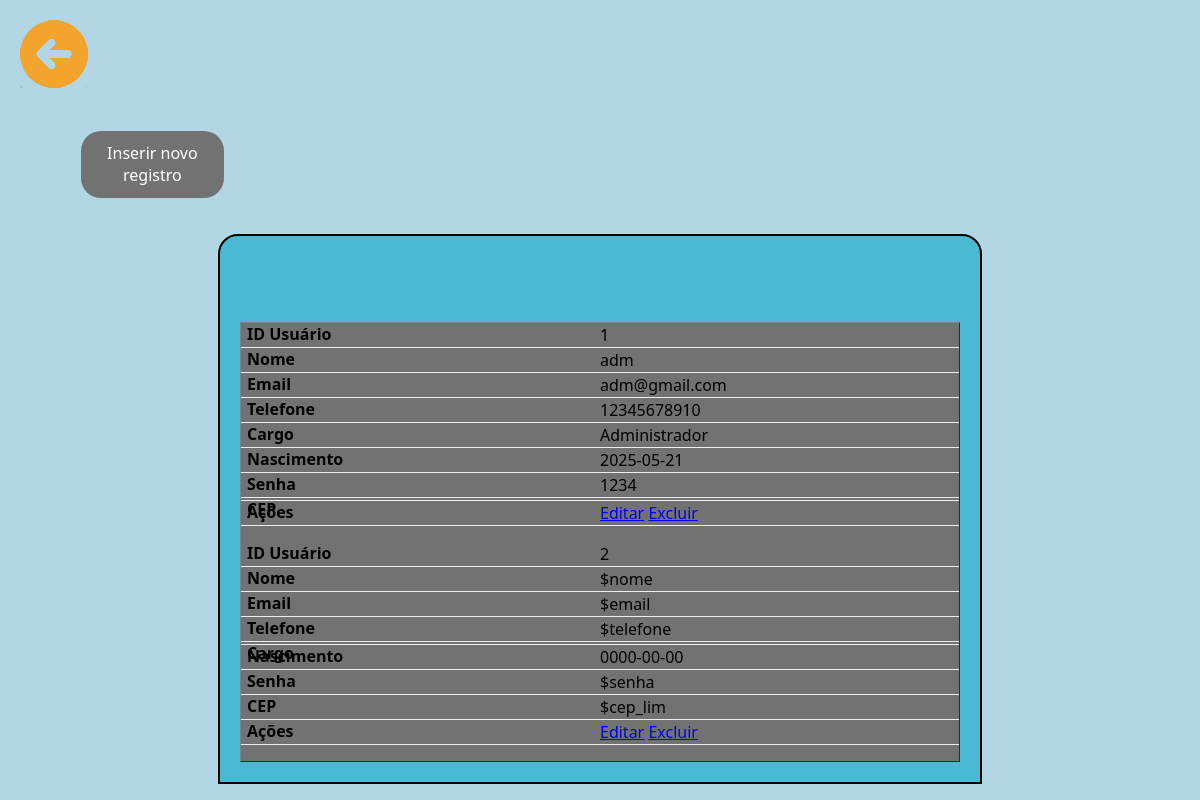
Page /public/crud_usuarios/read_usuarios.php on the earlier database version.
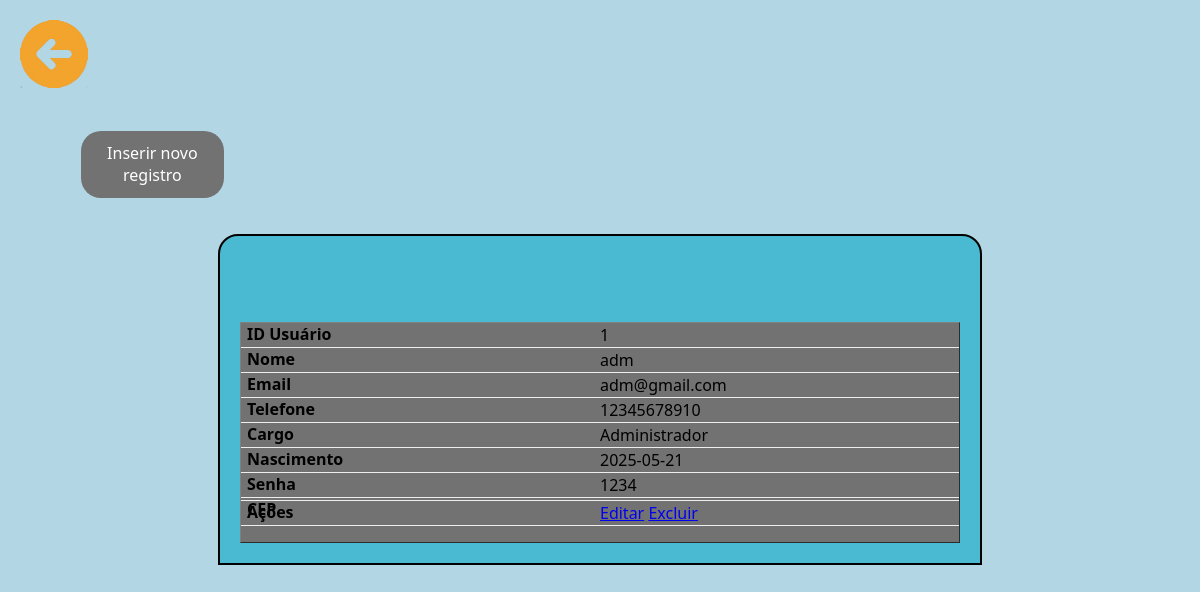
Same page on the later database version.
### tables this page shows
CREATE TABLE usuario(
    id_usuario INT PRIMARY KEY AUTO_INCREMENT,
    nome_usuario VARCHAR(255) NOT NULL,
    email_usuario VARCHAR(255) NOT NULL UNIQUE,
    senha_usuario VARCHAR(255) NOT NULL,
    telefone_usuario VARCHAR(20) NOT NULL,
    cargo_usuario ENUM('Administrador','Maquinista','Usuario') NOT NULL,
    nascimento_usuario DATE NOT NULL,
    foto_perfil VARCHAR(255) DEFAULT 'default.jpg',
    cep_usuario VARCHAR(8),
    rua_usuario VARCHAR(100),
    bairro_usuario VARCHAR(100),
    cidade_usuario VARCHAR(100),
    estado_usuario VARCHAR(2)
);

### public/crud_usuarios/read_usuarios.php (the view, shortened to what this page needs)
<html lang="pt-br">
<head>
    <link rel="stylesheet" href="../../style/style.css">
</head>
<body>
    <header style="background-color: rgba(255, 0, 0, 0);">
        <a href="../homepage.php">
            <img src="../../assets/voltarICON.png" alt="" class="voltarICON">
        </a>
    </header>
    <main>
        <div class="navBar">
            <div class="cadastroButton">
                <a href='cadastro_usuarios.php'>Inserir novo registro</a>
            </div>
        </div>
        <div class="flex">
            <div class="crud">
                <br>
                <br>
                <br>
                <?php
                include '../../db.php';
                $sql = "SELECT * FROM usuario";
                $result = $mysqli->query($sql);
                if ($result->num_rows > 0) {
                    echo "<table border='1' role='table'>
                    <thead role='rowgroup'>
                        <tr role='row'>
                            <th  role='columnheader'>id_usuario</th>
                            <th  role='columnheader'>Nome</th>
                            <th  role='columnheader'>Email</th>
                            <th  role='columnheader'>Telefone</th>
                            <th  role='columnheader'>Cargo</th>
                            <th  role='columnheader'>Nascimento</th>
                            <th  role='columnheader'>Senha</th>
                            <th  role='columnheader'>CEP</th>
                            <th  role='columnheader'>Ações</th>
                        </tr>
                         </thead>";
                    while ($row = $result->fetch_assoc()) {
                        echo "<tbody role='rowgroup'>
                                <tr role='row'>
                                <td role='cell'> {$row['id_usuario']} </td>
                                <td role='cell'> {$row['nome_usuario']} </td>
                                <td role='cell'> {$row['email_usuario']} </td>
                                <td role='cell'> {$row['telefone_usuario']} </td>
                                <td role='cell'> {$row['cargo_usuario']} </td>
                                <td role='cell'> {$row['nascimento_usuario']} </td>
                                <td role='cell'> {$row['senha_usuario']} </td>
                                <td role='cell'> {$row['cep_usuario']} </td>
                                <td  role='cell'>
                                <a href='update_usuarios.php?id={$row['id_usuario']}'>Editar<a>
                                <a href='delete_usuarios.php?id={$row['id_usuario']}'>Excluir<a>
                                </td>
                            </tr>
                            </tbody>
                            ";
                    }
                    echo "</table>";
                } else {
                    echo "Nenhum registro encontrado.";
                }
                ?>
            </div>
        </div>
    </main>
</body>
</html>

Differences in the rows shown:
removed usuario: id_usuario "2", nome_usuario "$nome", email_usuario "$email", telefone_usuario "$telefone", nascimento_usuario "0000-00-00", senha_usuario "$senha", cep_usuario "$cep_lim"
